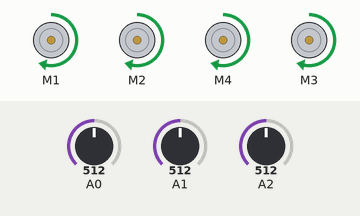
Recording of a sketch running on a simulated Arduino Uno, built with avr-gcc and run on an emulated ATmega328P. Parts: 4 × DC motor (green arrow = forward, orange = backward, longer = faster). The inputs (shaded band) are chosen by the test bench; at power-on: A0 = 512, A2 = 512, A1 = 512. What the sketch prints to the serial monitor is not drawn.

Above: at 2.3 s.
2.4 s: A0 set to 577
3.9 s: A0 set to 609
At 4.7 s:
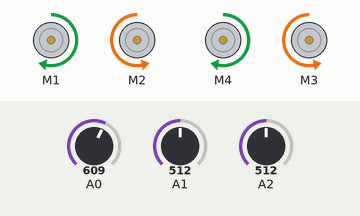
5.4 s: A2 set to 555
6.9 s: A2 set to 584
At 8.1 s:
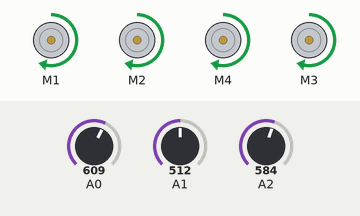
8.4 s: A2 set to 674
9.9 s: A2 set to 699
At 10.6 s:
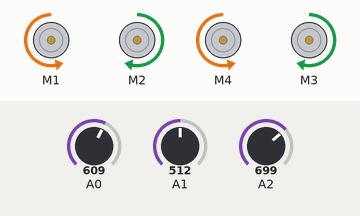
Timing chart, 0 to 12.4 s (numbered marks = the images above; inputs shaded):
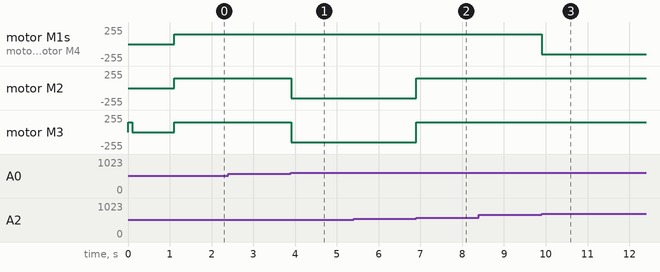

Measured:
- the behaviour switches between 591 and 592 on A0 (found by bisection; images 0 and 1)
- the behaviour switches between 569 and 570 on A2 (found by bisection; images 1 and 2)
- the behaviour switches between 688 and 689 on A2 (found by bisection; images 2 and 3)
- after the input at 3.9 s, motor M2, motor M3: forward 150/255 → backward 150/255 at once
- after the input at 6.9 s, motor M2, motor M3: backward 150/255 → forward 150/255 at once
- after the input at 9.9 s, motor M1, motor M4: forward 150/255 → backward 150/255 at once

The sketch:

GoodLineFollow.ino
```cpp
#include <Adafruit_MotorShield.h>
#include <Wire.h>

// Create the motor shield object with the default I2C address
Adafruit_MotorShield AFMS = Adafruit_MotorShield();
// Or, create it with a different I2C address (say for stacking)
// Adafruit_MotorShield AFMS = Adafruit_MotorShield(0x61);

// Select which 'port' M1, M2, M3 or M4. In this case, M1
Adafruit_DCMotor *leftRear = AFMS.getMotor(1);
Adafruit_DCMotor *rightRear = AFMS.getMotor(2);
Adafruit_DCMotor *leftFront = AFMS.getMotor(4);
Adafruit_DCMotor *rightFront = AFMS.getMotor(3);

// Global define of integer
int previousIrValue;

int loopNumber;

void setup() {
  Serial.begin(9600);
  AFMS.begin();  // create with the default frequency 1.6KHz
  //AFMS.begin(1000);  // OR with a different frequency, say 1KHz

  // Set the speed to start, from 0 (off) to 255 (max speed)
  leftRear->setSpeed(150);
  leftRear->run(FORWARD);
  // turn on motor
  leftRear->run(RELEASE);
  //
  rightRear->setSpeed(150);
  rightRear->run(FORWARD);
  // turn on motor
  rightRear->run(RELEASE);
  //
  leftFront->setSpeed(150);
  leftFront->run(FORWARD);
  // turn on motor
  leftFront->run(RELEASE);
  //
  rightFront->setSpeed(150);
  rightFront->run(FORWARD);
  // turn on motor
  delay(100);
  rightFront->run(RELEASE);
  delay(1000);
  previousIrValue = analogRead(0);
  loopNumber = 0;
}
int leftValue;
int rightValue;
int centerValue;
int dampenedDrift;
void loop() {
  leftValue = analogRead(2); // gather sensor values
  rightValue = analogRead(0);
  centerValue = analogRead(1);

  dampenedDrift = (calculateDrift(leftValue, rightValue) / 40);
  Serial.println(dampenedDrift);
  if(dampenedDrift == 0) {
    motorsForward();
  }
  else if(dampenedDrift < -1) {
    pivotRight();
  }
  else if(dampenedDrift > 1) {
    pivotLeft();
  }
}

int calculateDrift(int left, int right) {
  int drift = (right - left);
  return(drift);
}

void motorsForward() {
  rightForward();
  leftForward();
}

void motorsBackward() {
  rightBackward();
  leftBackward();
}

void pivotLeft() {
  rightBackward();
  leftForward();
}

void pivotRight() {
  rightForward();
  leftBackward();
}

void rightForward() {
  rightRear->run(FORWARD);
  rightFront->run(FORWARD);
}

void leftForward() {
  leftRear->run(FORWARD);
  leftFront->run(FORWARD);
}

void rightBackward() {
  rightRear->run(BACKWARD);
  rightFront->run(BACKWARD);
}

void leftBackward() {
  leftRear->run(BACKWARD);
  leftFront->run(BACKWARD);
}
```
